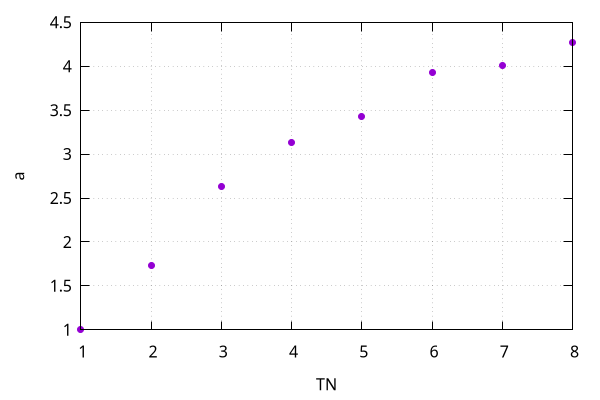

gnuplot code for this plot:
set ylabel "a"
set xlabel "TN"
set grid
set nokey
set terminal pngcairo size 600, 400
set output "aTN.png"
plot "aTN.dat" u 1:2 w p pt 7 
